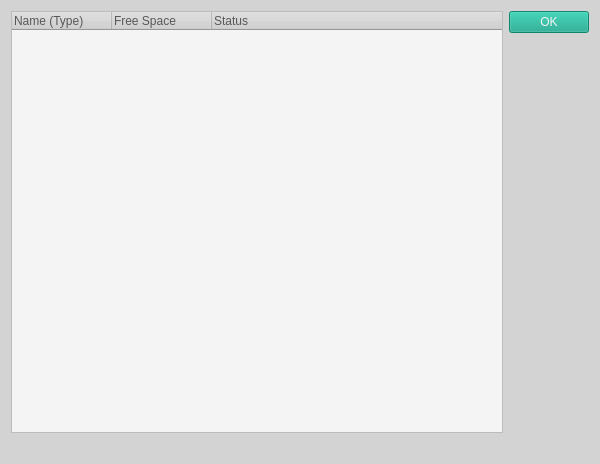
<?xml version="1.0" encoding="UTF-8"?>
<ui version="4.0">
 <class>Dialog</class>
 <widget class="QDialog" name="Dialog">
  <property name="geometry">
   <rect>
    <x>0</x>
    <y>0</y>
    <width>600</width>
    <height>464</height>
   </rect>
  </property>
  <property name="windowTitle">
   <string>Dialog</string>
  </property>
  <property name="styleSheet">
   <string notr="true">QWidget
{
     background-color: rgb(211,211,211);
    color: rgb(88, 88, 90);
    selection-background-color: rgb(21, 165, 137);
    selection-color: rgb(245, 244, 244)
}

QLabel#error_label
{
    color: rgb(220, 130, 30);
}


QTreeView
{
     background-color: rgb(245, 244, 244)
}

QPushButton
{
	background-color: rgb(21, 165, 137);
    color: rgb(245, 244, 244);
}</string>
  </property>
  <layout class="QHBoxLayout" name="horizontalLayout">
   <item>
    <layout class="QVBoxLayout" name="verticalLayout">
     <item>
      <widget class="QTreeWidget" name="resc_view">
       <column>
        <property name="text">
         <string>Name (Type)</string>
        </property>
       </column>
       <column>
        <property name="text">
         <string>Free Space</string>
        </property>
       </column>
       <column>
        <property name="text">
         <string>Status</string>
        </property>
       </column>
      </widget>
     </item>
     <item>
      <widget class="QLabel" name="error_label">
       <property name="text">
        <string/>
       </property>
      </widget>
     </item>
    </layout>
   </item>
   <item>
    <layout class="QVBoxLayout" name="verticalLayout_2">
     <item>
      <widget class="QPushButton" name="ok_button">
       <property name="text">
        <string>OK</string>
       </property>
      </widget>
     </item>
     <item>
      <spacer name="verticalSpacer">
       <property name="orientation">
        <enum>Qt::Vertical</enum>
       </property>
       <property name="sizeHint" stdset="0">
        <size>
         <width>20</width>
         <height>40</height>
        </size>
       </property>
      </spacer>
     </item>
    </layout>
   </item>
  </layout>
 </widget>
 <resources/>
 <connections/>
</ui>
